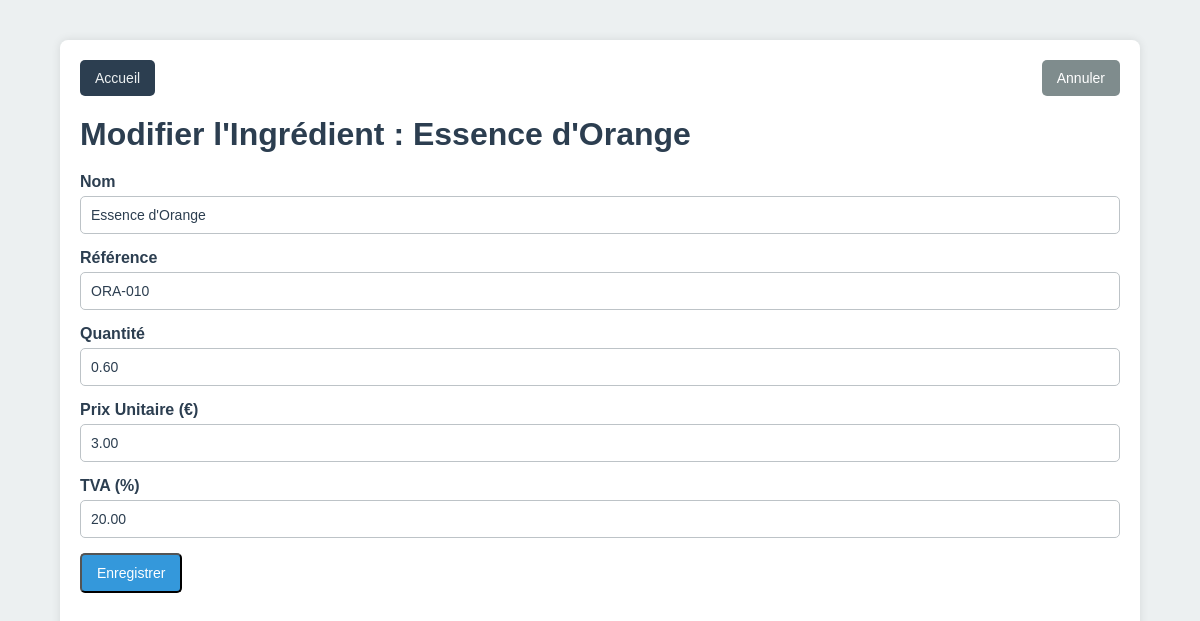
Screenshot of /edit_ingredient.php?id=8 (signed in) with the database file from the repository.
### tables this page shows
CREATE TABLE IF NOT EXISTS ingredients (
  id INT AUTO_INCREMENT PRIMARY KEY,
  parfum_id INT NOT NULL,
  name VARCHAR(100) NOT NULL,
  reference VARCHAR(100),
  quantity DECIMAL(10,2) DEFAULT 1.00,
  unit_price DECIMAL(10,2) DEFAULT 5.00,
  tva DECIMAL(4,2) DEFAULT 20.00,
  FOREIGN KEY (parfum_id) REFERENCES parfums(id) ON DELETE CASCADE
);

### src/edit_ingredient.php (the view, shortened to what this page needs)
<?php
$mysqli = new mysqli("db","root","root","plm");
$ingredient_id = $_GET['id'] ?? '';
$stmt = $mysqli->prepare("
  SELECT parfum_id, name, reference, quantity, unit_price, tva
  FROM ingredients
  WHERE id = ?
");
$stmt->bind_param("i", $ingredient_id);
$stmt->execute();
$stmt->store_result();
$stmt->bind_result($parfum_id, $name, $reference, $quantity, $unit_price, $tva);
?>
<!DOCTYPE html>
<html lang="fr">
<head>
<link rel="stylesheet" href="styles.css">
</head>
<body>
<div class="container">
  <div class="header-actions">
    <a href="home.php" class="btn btn-home">Accueil</a>
    <a href="parfum_detail.php?id=<?php echo $parfum_id; ?>" class="btn btn-cancel">Annuler</a>
  </div>
  <h1>Modifier l'Ingrédient : <?php echo htmlspecialchars($name); ?></h1>
  <form method="post">
    <div class="form-group">
      <label>Nom</label>
      <input type="text" name="name" value="<?php echo htmlspecialchars($name); ?>" required>
    </div>
    <div class="form-group">
      <label>Référence</label>
      <input type="text" name="reference" value="<?php echo htmlspecialchars($reference); ?>">
    </div>
    <div class="form-group">
      <label>Quantité</label>
      <input type="number" step="0.01" name="quantity" value="<?php echo $quantity; ?>" required>
    </div>
    <div class="form-group">
      <label>Prix Unitaire (€)</label>
      <input type="number" step="0.01" name="unit_price" value="<?php echo $unit_price; ?>" required>
    </div>
    <div class="form-group">
      <label>TVA (%)</label>
      <input type="number" step="0.01" name="tva" value="<?php echo $tva; ?>" required>
    </div>
    <button type="submit" class="btn">Enregistrer</button>
  </form>
</div>
</body>
</html>

### src/styles.css (style rules this page uses)
* { margin: 0; padding: 0; box-sizing: border-box; }
html, body { font-family: Arial, sans-serif; background: #ecf0f1; color: #2c3e50; min-height: 100vh; }
body { display: flex; }
h1, h2, h3 { margin-bottom: 20px; color: #2c3e50; }
.container { width: 90%; max-width: 1200px; margin: 40px auto; background: #fff; padding: 20px; border-radius: 8px; box-shadow: 0 0 10px rgba(0,0,0,0.1); }
.btn { display: inline-block; padding: 10px 15px; background: #3498db; color: #fff; text-decoration: none; border-radius: 5px; margin-right: 10px; font-size: 14px; transition: background 0.3s; }
a { color: #3498db; text-decoration: none; transition: color 0.3s; }
.form-group { margin-bottom: 15px; }
.form-group label { display: block; margin-bottom: 5px; color: #2c3e50; font-weight: bold; }
.form-group input, .form-group select, .form-group textarea { width: 100%; padding: 10px; border: 1px solid #bdc3c7; border-radius: 5px; font-size: 14px; color: #2c3e50; }
.header-actions { margin-bottom: 20px; display: flex; justify-content: space-between; align-items: center; }
.header-actions .btn { margin: 0; }

### src/edit_ingredient.php (style rules this page uses)
.container { width: 90%; max-width: 1200px; margin: 40px auto; background: #fff; padding: 20px; border-radius: 8px; box-shadow: 0 0 10px rgba(0,0,0,0.1); }
.header-actions { margin-bottom: 20px; display: flex; gap: 10px; }
.btn-home { background-color: #2c3e50; color: #ecf0f1; }
.btn-cancel { background-color: #7f8c8d; color: #fff; }
.form-group { margin-bottom:15px; }
.form-group label { font-weight:bold; margin-bottom:5px; display:block; }

### rows the page displays
ingredients: name "Essence d'Orange", reference "ORA-010", quantity "0.60", unit_price "3.00", tva "20.00"
